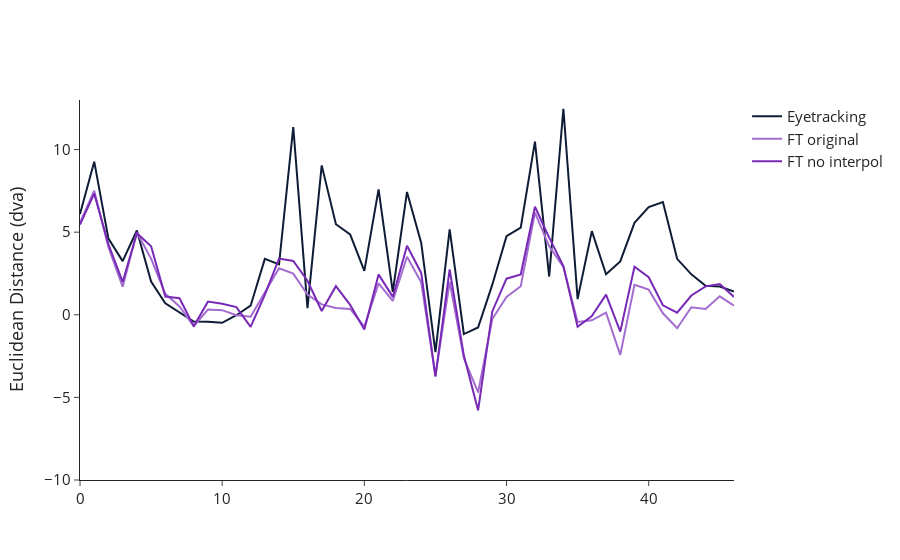

Notebook code for this chart:
### Code cell
import plotly.graph_objects as go
fig = go.Figure()

fig.add_trace(go.Scatter(y=eye_data_downsampled[107:,1],
                    mode='lines', name='Eyetracking', line=dict(color='#0E1C36', width=2)))
fig.add_trace(go.Scatter(y=np.array(df_pred_median_ft_orig['Y'])[:154][107:],
                    mode='lines', name='FT original', line=dict(color='#A36CD0', width=2)))
fig.add_trace(go.Scatter(y=np.array(df_pred_median_ft['Y'])[:154][107:],
                    mode='lines', name='FT no interpol', line=dict(color='#782AB6', width=2)))

# Update layout
fig.update_layout(
    showlegend=True,
    template="simple_white",
    font=dict(size=15),
    yaxis_title="Euclidean Distance (dva)"
)
fig.update_yaxes(range=[-10, 13])

fig.show()

### Figure 1 — Plotly figure (JSON) as saved in the notebook; plotly's stock layout.template omitted (floating-point values rounded to 4 significant figures)
{"data": [{"line": {"color": "#0E1C36", "width": 2}, "mode": "lines", "name": "Eyetracking", "type": "scatter", "y": [6.097, 9.268, 4.611, 3.248, 5.101, 2.017, 0.6997, 0.1688, -0.4057, -0.4173, -0.4874, -0.02828, 0.5518, 3.38, 3.051, 11.37, 0.4016, 9.044, 5.483, 4.868, 2.662, 7.59, 1.391, 7.435, 4.345, -2.259, 5.174, -1.172, -0.7704, 1.822, 4.757, 5.274, 10.48, 2.315, 12.47, 0.9513, 5.063, 2.454, 3.229, 5.567, 6.514, 6.819, 3.387, 2.449, 1.761, 1.705, 1.41]}, {"line": {"color": "#A36CD0", "width": 2}, "mode": "lines", "name": "FT original", "type": "scatter", "y": [5.576, 7.514, 4.085, 1.696, 4.981, 3.401, 1.268, 0.5008, -0.6827, 0.3149, 0.2811, -0.02731, -0.1187, 1.372, 2.818, 2.493, 1.227, 0.6259, 0.4173, 0.3551, -0.7196, 1.898, 0.8437, 3.516, 1.963, -3.702, 1.988, -2.622, -4.702, -0.2585, 1.076, 1.728, 6.185, 4.143, 2.893, -0.4298, -0.3314, 0.1323, -2.424, 1.815, 1.523, 0.09109, -0.8133, 0.454, 0.3561, 1.119, 0.5544]}, {"line": {"color": "#782AB6", "width": 2}, "mode": "lines", "name": "FT no interpol", "type": "scatter", "y": [5.455, 7.331, 4.27, 1.988, 4.94, 4.15, 1.108, 1.002, -0.6921, 0.7962, 0.6733, 0.4645, -0.7316, 1.205, 3.4, 3.253, 2.057, 0.2316, 1.734, 0.5982, -0.8839, 2.445, 1.082, 4.178, 2.534, -3.741, 2.743, -2.467, -5.784, 0.2012, 2.185, 2.436, 6.538, 4.671, 2.946, -0.7283, -0.07193, 1.222, -1.022, 2.911, 2.273, 0.575, 0.1243, 1.165, 1.721, 1.864, 1.081]}], "layout": {"font": {"size": 15}, "showlegend": true, "yaxis": {"range": [-10, 13], "title": {"text": "Euclidean Distance (dva)"}}}}
